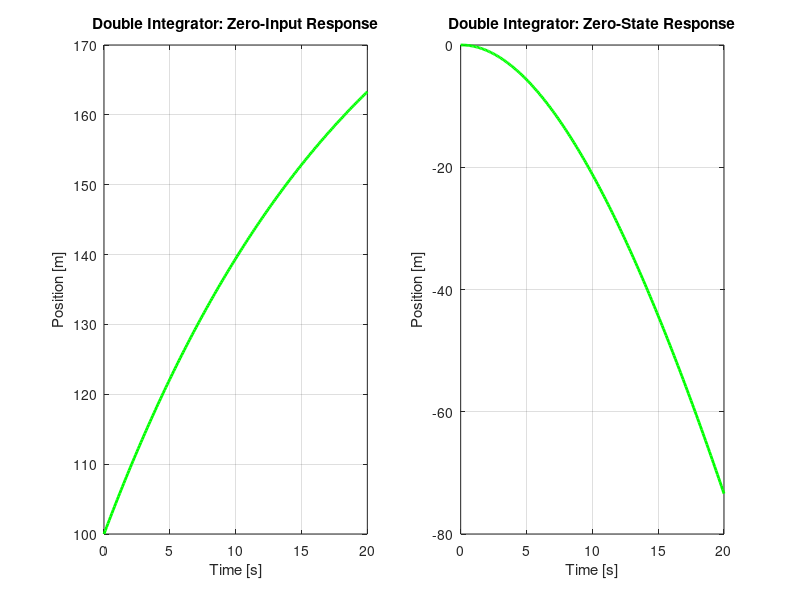

MATLAB code for this plot: (Note: this script raises an error after producing the figure.)
% Week 1 (Jan 20-27): Linear MPC Basics
% 
% Objective: Implement and simulate a basic MPC controller for a simple linear system (e.g., double integrator or first-order plant).
% Tasks:
% Write state-space models in MATLAB.
% Design and simulate an MPC controller using MATLAB’s Model Predictive Control Toolbox.
% Explore constraints on states and inputs.
% Deliverable: MATLAB script or Simulink model with plots showing system response with and without MPC.

clear all
close all
clc
x = zeros(2,1); % state vector 
u = 0; % control input 
Ts = 0.1; % sampling period [s] 
Tsim = 20; % simulation period [s]

b = 0.05; % drag coefficient
A = [0 1; 0 -b]; % Continuous time state-space matrices for double integrator
B = [0; 1]; 
C = eye(2);
D = [0; 0]; 

Ad = eye(2) + Ts.*A; % Discrete time dynamics derived via forward Euler integration
Bd = Ts.*B; 

%% Demonstrating the zero-input and zero-state response of our system

t = 0:Ts:Tsim; 
zsr_states = zeros(2, length(t)); 
zir_states = zeros(2, length(t)); 

% zero-input response
u = 0;
x = [100; 5]; % Start at x = 100 [m] traveling at v = 5 [m/s] 
zir_states(:, 1) = x;
for i = 1:length(t)-1
    x = Ad*x + Bd*u; 
    zir_states(:, i+1) = x; 
end

% zero-state response
u = -0.5;
x = [0; 0]; % Deccelerate at -5 [m/s^2] 
zsr_states(:, 1) = x;
for i = 1:length(t)-1
    x = Ad*x + Bd*u; 
    zsr_states(:, i+1) = x; 
end

% plot results 
figure('Position', [100 100 1000 500]); 
subplot(1, 2, 1)
plot(t, zir_states(1,:), 'LineWidth', 2, 'Color', 'g'); 
title('Double Integrator: Zero-Input Response'); 
xlabel('Time [s]')
ylabel('Position [m]')
grid on 
subplot(1, 2, 2)
plot(t, zsr_states(1,:), 'LineWidth', 2, 'Color', 'g'); 
title('Double Integrator: Zero-State Response'); 
xlabel('Time [s]')
ylabel('Position [m]')
grid on 

%% MPC controller using MPC toolbox 

plant = ss(A, B, C, D); 
% mpcDesigner % optional visual tool
p = 10; % prediction horizon
m = 5; % control horizon
mpcController = mpc(plant, Ts, p, m); % create the MPC controller instance

% Output and manipulated variable constraints
mpcController.OV(1).Min = -Inf;
mpcController.OV(1).Max = 100; % constraint on position [m], need car to park here
mpcController.OV(2).Min = -Inf;  
mpcController.OV(2).Max = 22; % constraint on velocity [m/s], can't go too fast
mpcController.MV(1).Min = -10; 
mpcController.MV(1).Max = 10; % constraint on applied force [m/s^2] for comfortable driving experience

% Adjusting weights for each variable
mpcController.Weights.OV = [2, 2]; % [w_pos, w_vel]
mpcController.Weights.MV = 10; % [w_u]
mpcController.Weights.MVRate = 0.1; % [w_delta_u]

% Controller simulation
state = mpcstate(mpcController); 
ref = [100; 0]; 
mpc_states = zeros(2, length(t)); 
u_mpc = zeros(1, length(t)); 
mpc_states(:, 1) = [0; 0]; 
for i = 1:length(t)-1
    y = C*x; % measure the outputs
    u = mpcmove(mpcController, state, y, ref); % get the MPC control input
    x = Ad*x + Bd*u; % this should be discrete-time dynamics
    mpc_states(:, i+1) = x; 
    u_mpc(i) = u; 
end

% plot results 
figure('Position', [100 100 1200 400]); 
subplot(1, 3, 1)
stairs(t(1:end-1), u_mpc(1:end-1), 'LineWidth', 2); 
title('Vehicle Control: MPC Input'); 
xlabel('Time [s]')
ylabel('Applied Acceleration [m/s/s]')
grid on 
grid minor
subplot(1, 3, 2)
plot(t(1:end-1), mpc_states(1,1:end-1), 'LineWidth', 2, 'Color', 'g'); 
title('Vehicle Control: Position'); 
xlabel('Time [s]')
ylabel('Position [m]')
grid on 
grid minor
subplot(1, 3, 3)
plot(t(1:end-1), mpc_states(2,1:end-1), 'LineWidth', 2, 'Color', 'r'); 
title('Vehicle Control: Velocity'); 
xlabel('Time [s]')
ylabel('Velocity [m/s]')
grid on 
grid minor

%% Car visualization

figure; 
hold on;
xlim([-120, 120]); 
ylim([-120, 120]); 
car = plot(0, 0, 'ro', 'MarkerSize', 10, 'MarkerFaceColor', 'r'); % Car representation
car_width = 20; car_height = 8; 
for i = 1:length(t(1:end-1))
    cla;
    rectangle('Position', [mpc_states(1,i), car_height / 2, car_width, car_height], ...
              'Curvature', 0.2, ...
              'FaceColor', 'r');
    grid on
    title('MPC Control Car Simulation')
    xlabel('Horizontal Distance [m]')
    ylabel('Vertical Distance [m]')
    pause(Ts); % Adjust the pause for animation speed
end

hold off;